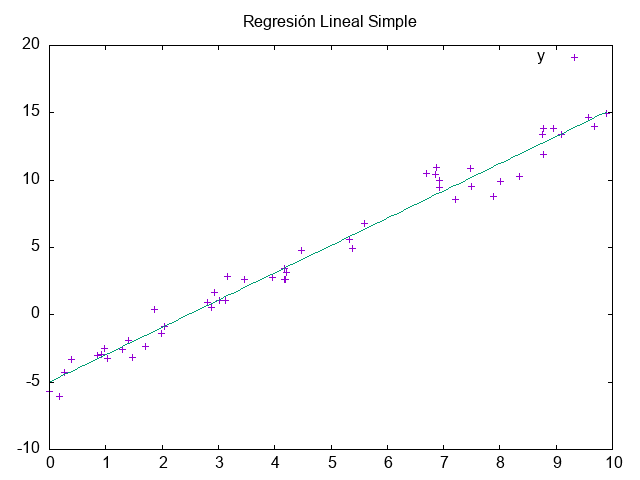

Generate this figure with gnuplot:
set terminal png
set output 'grafica.png'
set title "Regresión Lineal Simple"


set key autotitle columnhead
set datafile separator ","

f(x) = -4.99858 + 2.02721*x
plot "data.csv", f(x)

set terminal wxt persist
set output
replot